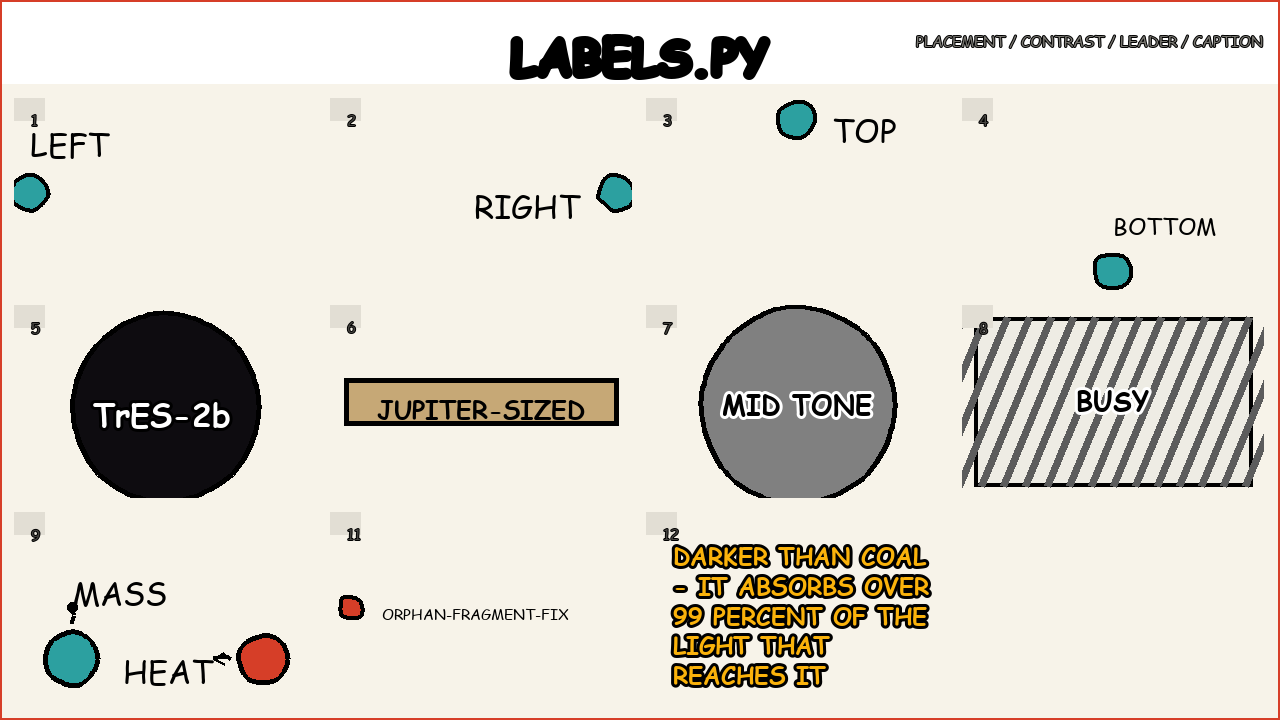

Source code (Python):
# work/study/labels_demo.py — exercise every case in work/lib/labels.py.
#
# Renders ONE 1280x720 sheet containing twelve numbered tiles, one per case.
#
# WHY EACH CASE IS ITS OWN IMAGE (this was the first version's bug):
#   place_label() and caption() only know ONE frame, so when several cases were
#   drawn onto a single sheet they all fought over the same 1280x720 boundary.
#   A case anchored at a "cell" corner but placed against the real frame drifted
#   into its neighbours, and the long caption anchored at (W-2, H-2) wrapped
#   upward across the whole sheet. The fix is to give every case its own small
#   PIL image. That tile IS then the frame the module clamps to, so no case can
#   overlap another by construction, and the 16 px margin / no-clip guarantees
#   are exercised on a real edge exactly as they are on the 1280x720 frame
#   (the module is frame-size agnostic — _verify() below sweeps the full frame).
#
#   python work/study/labels_demo.py
#
# Writes work/study/labels_demo.png.

import os
import sys

from PIL import Image, ImageDraw

HERE = os.path.dirname(os.path.abspath(__file__))
sys.path.insert(0, os.path.join(HERE, ".."))

from lib import ink  # noqa: E402
from lib import labels  # noqa: E402
from lib.type import ART_TOP, H, HEADER_STRIP_BOTTOM, W, draw_header, load_font  # noqa: E402

OUT = os.path.join(HERE, "labels_demo.png")

PAPER = (247, 243, 233)
INK = (0, 0, 0)
TEAL = (44, 160, 160)
RED = (214, 62, 40)
GREY = (128, 128, 128)
TAN = (198, 168, 118)
NEAR_BLACK = (14, 12, 16)
MUTED = (120, 118, 112)
BORDER = (216, 212, 202)
BADGE = (226, 222, 212)
BADGE_INK = (70, 68, 64)

# --- Grid: 4 cols x 3 rows inside the 636 px art area (under the title strip).
PAD = 14
GAP = 14
COLS, ROWS = 4, 3
TILE_W = (W - 2 * PAD - GAP * (COLS - 1)) // COLS
TILE_H = ((H - ART_TOP) - 2 * PAD - GAP * (ROWS - 1)) // ROWS

# Reserve this much of a tile's top-left corner for the number badge so no case
# ever draws under it (and auto_contrast never samples it).
BADGE_W, BADGE_H = 30, 22

REPORT = []


def tile_pos(col, row):
    return (PAD + col * (TILE_W + GAP),
            ART_TOP + PAD + row * (TILE_H + GAP))


def new_tile():
    """A fresh self-contained mini-frame. Everything in a case draws here, and
    the label functions clamp to THIS rectangle, so cases cannot collide."""
    img = Image.new("RGB", (TILE_W, TILE_H), PAPER)
    return img, ImageDraw.Draw(img)


def stamp(sheet, x, y, n):
    """Draw the case number on the SHEET, in the tile's reserved top-left
    corner, on an opaque badge. Drawn after the paste so no case content can
    cover it (the busy-stripe case would otherwise bury its own number)."""
    sd = ImageDraw.Draw(sheet)
    sd.rectangle([x, y, x + BADGE_W, y + BADGE_H], fill=BADGE)
    labels.note(sheet, str(n), (x + 11, y + 5), color=BADGE_INK)


def inkbox(font, text, stroke=0):
    _, _, _, bw, bh, _, _ = labels._layout(text, font, stroke)
    return bw, bh


def L(sz=None, bold=True):
    return load_font(sz if sz is not None else labels.LABEL_PX, bold=bold)


def emit(sheet, col, row, n, tile_img, title, note):
    x, y = tile_pos(col, row)
    sheet.paste(tile_img, (x, y))
    # Border and badge go on LAST, on the sheet, so the paste can never cover
    # them. Drawing the border before the re-paste erased it.
    sd = ImageDraw.Draw(sheet)
    sd.rectangle([x, y, x + TILE_W - 1, y + TILE_H - 1], outline=BORDER, width=2)
    stamp(sheet, x, y, n)
    REPORT.append((title, note))


# ==========================================================================
#  CASES 1-4  the four edges. The requested direction points OFF the tile, so
#  place_label abandons it and puts the label inboard instead of letting it
#  clip against the edge (G5).
# ==========================================================================
def case_left(sheet, col, row, n):
    img, d = new_tile()
    ax, ay = 16, TILE_H // 2
    ink.draw_disc(d, ax, ay, 18, fill=TEAL, outline=INK, width=4)
    pl = labels.place_label(img, "LEFT", (ax, ay), prefer="left", offset=26,
                            avoid_radius=20, fill=INK)
    emit(sheet, col, row, n, img, "1  left-edge anchor, prefer=left (off-frame)",
         "disc at the tile's left edge; 'LEFT' is placed inboard at %s, "
         "clamped=%s — never clipped" % (pl.box, pl.clamped))


def case_right(sheet, col, row, n):
    img, d = new_tile()
    ax, ay = TILE_W - 16, TILE_H // 2
    ink.draw_disc(d, ax, ay, 18, fill=TEAL, outline=INK, width=4)
    pl = labels.place_label(img, "RIGHT", (ax, ay), prefer="right", offset=26,
                            avoid_radius=20, fill=INK)
    emit(sheet, col, row, n, img, "2  right-edge anchor, prefer=right (off-frame)",
         "disc at the right edge; 'RIGHT' flips to a legal inboard spot at %s, "
         "clamped=%s" % (pl.box, pl.clamped))


def case_top(sheet, col, row, n):
    img, d = new_tile()
    ax, ay = TILE_W // 2, 20
    ink.draw_disc(d, ax, ay, 18, fill=TEAL, outline=INK, width=4)
    pl = labels.place_label(img, "TOP", (ax, ay), prefer="above", offset=26,
                            avoid_radius=20, fill=INK)
    emit(sheet, col, row, n, img, "3  top-edge anchor, prefer=above (off-frame)",
         "disc at the top edge; 'TOP' drops below it, box %s, inside the 16 px "
         "margin" % (pl.box,))


def case_bottom(sheet, col, row, n):
    img, d = new_tile()
    ax, ay = TILE_W // 2, TILE_H - 20
    ink.draw_disc(d, ax, ay, 18, fill=TEAL, outline=INK, width=4)
    pl = labels.place_label(img, "BOTTOM", (ax, ay), prefer="below", offset=26,
                            avoid_radius=20, size_px=labels.STAMP_PX + 8,
                            fill=INK)
    emit(sheet, col, row, n, img, "4  bottom-edge anchor, prefer=below (off-frame)",
         "disc at the bottom edge; 'BOTTOM' rises above it, box %s, clamped=%s"
         % (pl.box, pl.clamped))


# ==========================================================================
#  CASE 5  G4 dark-on-dark. A near-black disc with the planet name on it, the
#  exact beat_03 defect. auto_contrast must return LIGHT.
# ==========================================================================
def case_dark_on_dark(sheet, col, row, n):
    img, d = new_tile()
    text = "TrES-2b"
    font = L()
    bw, bh = inkbox(font, text, 3)
    dcx, dcy = TILE_W // 2, TILE_H // 2 + 6
    r = int(max(bw, bh) / 2 + 22)
    ink.draw_disc(d, dcx, dcy, r, fill=NEAR_BLACK, outline=INK, width=5)
    lx, ly = dcx - bw // 2, dcy - bh // 2
    ch = labels.auto_contrast(img, text, (lx, ly), font=font, stroke=3)
    if ch.mode == "outline":
        labels.outline_text(d, (lx, ly), text, font=font, fill=(0, 0, 0),
                            halo=(255, 255, 255), stroke=3)
    else:
        d.text((lx, ly), text, font=font, fill=tuple(ch), stroke_width=3,
               stroke_fill=INK)
    emit(sheet, col, row, n, img, "5  dark-on-dark disc (G4, tres2b beat_03)",
         "near-black disc, auto_contrast -> %s %s, ratio %.1f — the same "
         "label in ink would be invisible" % (ch.mode.upper(), tuple(ch), ch.ratio))


# ==========================================================================
#  CASE 6  G4 light-on-light. A tan beam with JUPITER-SIZED on it, the exact
#  wasp17b beat_06 defect. auto_contrast must return DARK.
# ==========================================================================
def case_light_on_light(sheet, col, row, n):
    img, d = new_tile()
    text = "JUPITER-SIZED"
    font = L(labels.STAMP_PX + 10, bold=True)
    bw, bh = inkbox(font, text, 0)
    beam_h = bh + 26
    by = TILE_H // 2 - beam_h // 2
    d.rectangle([14, by, TILE_W - 14, by + beam_h], fill=TAN, outline=INK, width=5)
    lx = (TILE_W - bw) // 2
    ch = labels.auto_contrast(img, text, (lx, by + 13), font=font, stroke=0)
    d.text((lx, by + 13), text, font=font, fill=tuple(ch), stroke_width=0)
    emit(sheet, col, row, n, img, "6  light-on-light beam (G4, wasp17b beat_06)",
         "tan beam, auto_contrast -> %s %s, ratio %.1f — white-on-tan is what "
         "shipped" % (ch.mode.upper(), tuple(ch), ch.ratio))


# ==========================================================================
#  CASE 7  G4 third option, MID TONE. Neither black nor white clears the bar
#  on a mid ground, so mode == "outline" and the caller gets a keyline.
# ==========================================================================
def case_mid_tone(sheet, col, row, n):
    img, d = new_tile()
    text = "MID TONE"
    font = L(labels.STAMP_PX + 12, bold=True)
    bw, bh = inkbox(font, text, 3)
    dcx, dcy = TILE_W // 2, TILE_H // 2 + 4
    r = int(max(bw, bh) / 2 + 20)
    ink.draw_disc(d, dcx, dcy, r, fill=GREY, outline=INK, width=5)
    lx, ly = dcx - bw // 2, dcy - bh // 2
    ch = labels.auto_contrast(img, text, (lx, ly), font=font, stroke=3)
    labels.outline_text(d, (lx, ly), text, font=font, fill=(0, 0, 0),
                        halo=(255, 255, 255), stroke=3)
    emit(sheet, col, row, n, img, "7  mid-tone ground (G4 third option)",
         "grey disc, auto_contrast -> %s (luma %.2f, ratio %.1f): neither flat "
         "fill is safe, so a white keyline is drawn" % (ch.mode.upper(), ch.luma, ch.ratio))


# ==========================================================================
#  CASE 8  G4 third option again, BUSY. Fires on the luma SPREAD, not the mean,
#  so it catches linework/shape edges a mean-only test would average away.
# ==========================================================================
def case_busy(sheet, col, row, n):
    img, d = new_tile()
    text = "BUSY"
    font = L(labels.STAMP_PX + 12, bold=True)
    bw, bh = inkbox(font, text, 3)
    bx0, by0 = 12, 12
    bx1, by1 = TILE_W - 12, TILE_H - 12
    d.rectangle([bx0, by0, bx1, by1], fill=(238, 236, 228), outline=INK, width=4)
    for i in range(-(by1 - by0), (bx1 - bx0) + 60, 22):   # hard stripes
        d.line([(bx0 + i, by1), (bx0 + i + 70, by0)], fill=(92, 92, 92), width=7)
    lx = bx0 + ((bx1 - bx0) - bw) // 2
    ly = by0 + ((by1 - by0) - bh) // 2
    ch = labels.auto_contrast(img, text, (lx, ly), font=font, stroke=3)
    labels.outline_text(d, (lx, ly), text, font=font, fill=(0, 0, 0),
                        halo=(255, 255, 255), stroke=3)
    emit(sheet, col, row, n, img, "8  busy two-tone ground (G4 third option)",
         "striped panel, auto_contrast -> %s (luma %.2f, std %.3f): the SPREAD "
         "says no flat fill is safe" % (ch.mode.upper(), ch.luma, ch.std))


# ==========================================================================
#  CASES 9-10  G5 leader lines. The label sits clear of the subject and a
#  hand-drawn line joins them (dot terminator and arrowhead).
# ==========================================================================
def case_leader(sheet, col, row, n):
    img, d = new_tile()
    # 9: dot terminator
    sx, sy, sr = 58, TILE_H - 46, 26
    ink.draw_disc(d, sx, sy, sr, fill=TEAL, outline=INK, width=5)
    pl = labels.place_label(img, "MASS", (sx, sy), prefer="above",
                            avoid_radius=sr + 6, fill=INK, leader=True,
                            leader_width=ink.DETAIL, dot=True)
    # 10: arrowhead
    ax, ay, ar = TILE_W - 52, TILE_H - 46, 24
    ink.draw_disc(d, ax, ay, ar, fill=RED, outline=INK, width=5)
    pl2 = labels.place_label(img, "HEAT", (ax, ay), prefer="right",
                             avoid_radius=ar + 6, fill=INK, leader=True,
                             leader_width=ink.DETAIL, dot=False, arrow=True)
    emit(sheet, col, row, n, img,
         "9  leader line (dot) + 10 arrowhead leader",
         "labels %s and %s sit clear of their discs and are joined by wobbled "
         "leader lines" % (pl.box, pl2.box))


# ==========================================================================
#  CASE 11  G5 orphan fragment: a long label anchored hard against the left
#  edge. place_label keeps it inside the 16 px margin (the wasp17b beat_06
#  clipped-fragment bug).
# ==========================================================================
def case_orphan(sheet, col, row, n):
    img, d = new_tile()
    ax, ay = 8, TILE_H // 2
    ink.draw_disc(d, ax + 12, ay, 12, fill=RED, outline=INK, width=4)
    pl = labels.place_label(img, "ORPHAN-FRAGMENT-FIX", (ax + 12, ay),
                            prefer="right", offset=24, avoid_radius=16,
                            size_px=labels.STAMP_PX, fill=INK)
    emit(sheet, col, row, n, img, "11 long label anchored on the frame edge (G5)",
         "box %s — fully inside the %d px margin, clear of the disc, no clipped "
         "orphan" % (pl.box, labels.MARGIN))


# ==========================================================================
#  CASE 12  caption(). A long caption anchored at the tile's bottom-right
#  corner: it wraps and clamps instead of running off the edge.
# ==========================================================================
def case_caption(sheet, col, row, n):
    img, d = new_tile()
    cap = ("DARKER THAN COAL - IT ABSORBS OVER 99 PERCENT OF THE LIGHT THAT "
           "REACHES IT")
    box = labels.caption(img, cap, xy=(TILE_W - 2, TILE_H - 2),
                         anchor="bottom-right", color=labels.CAPTION_COLOR,
                         ink=INK, stroke=3, size_px=labels.STAMP_PX + 9,
                         max_width=TILE_W - 2 * labels.MARGIN)
    emit(sheet, col, row, n, img, "12 long caption anchored at the frame corner",
         "box %s — wrapped to the tile width and clamped to the %d px margin, "
         "stroke included" % (box, labels.MARGIN))


# ==========================================================================
#  Verify the two hard guarantees over a sweep at the real 1280x720 frame.
# ==========================================================================
def _verify():
    probe = Image.new("RGB", (W, H), PAPER)
    texts = ["TrES-2b", "JUPITER-SIZED", "MASS", "NOW", "THEN",
             "DARKER THAN COAL", "ORPHAN-FRAGMENT-FIX", "X", "200 MPH"]
    prefers = ["right", "left", "above", "below", "above-right",
               "above-left", "below-right", "below-left"]
    anchors = [(gx, gy)
               for gx in (0, 4, 20, 80, 200, 640, 1200, 1258, 1276, 1279)
               for gy in (0, 2, 30, 120, 400, 700, 718, 719)]
    bad_frame = bad_avoid = n = 0
    for (ax, ay) in anchors:
        for t in texts:
            for pr in prefers:
                n += 1
                pl = labels.place_label(probe, t, (ax, ay), prefer=pr,
                                        offset=30, avoid_radius=40, gap=10,
                                        contrast=False)
                b = pl.box
                if (b[0] < labels.MARGIN or b[1] < labels.MARGIN or
                        b[2] > W - labels.MARGIN or b[3] > H - labels.MARGIN):
                    bad_frame += 1
                if not pl.avoided:
                    bad_avoid += 1
    return n, bad_frame, bad_avoid


def main():
    sheet = Image.new("RGB", (W, H), PAPER)
    sd = ImageDraw.Draw(sheet)
    sd.rectangle([0, 0, W, HEADER_STRIP_BOTTOM - 1], fill=(255, 255, 255))
    draw_header(sd, "LABELS.PY", ink_rgb=INK)
    labels.note(sheet, "PLACEMENT / CONTRAST / LEADER / CAPTION", (W - PAD - 2, 34),
                color=MUTED)

    # Grid order left-to-right, top-to-bottom = ascending case number:
    #   row 0: 1 left  2 right  3 top  4 bottom
    #   row 1: 5 dark  6 light  7 mid-tone  8 busy
    #   row 2: 9+10 leader  11 orphan  12 caption
    case_left(sheet, 0, 0, 1)
    case_right(sheet, 1, 0, 2)
    case_top(sheet, 2, 0, 3)
    case_bottom(sheet, 3, 0, 4)
    case_dark_on_dark(sheet, 0, 1, 5)
    case_light_on_light(sheet, 1, 1, 6)
    case_mid_tone(sheet, 2, 1, 7)
    case_busy(sheet, 3, 1, 8)
    case_leader(sheet, 0, 2, 9)          # cases 9 and 10 share one tile
    case_orphan(sheet, 1, 2, 11)
    case_caption(sheet, 2, 2, 12)

    sd.rectangle([0, 0, W - 1, H - 1], outline=(214, 62, 40), width=2)
    sheet.save(OUT)

    n, bad_frame, bad_avoid = _verify()

    print("wrote %s" % OUT)
    print("")
    print("VERIFY  %d placements swept at %dx%d (9 texts x 8 directions x %d "
          "anchors, incl. all four frame edges)"
          % (n, W, H, n // (9 * 8)))
    print("VERIFY  %d outside the 16 px frame margin, %d overlapping the subject"
          % (bad_frame, bad_avoid))
    print("VERIFY  %s" % ("PASS - every box is inside the frame with >= 16 px "
                          "margin and clear of its subject"
                          if not (bad_frame or bad_avoid) else
                          "*** FAILED - a hard guarantee is broken ***"))
    print("")
    print("WHAT EACH CASE DEMONSTRATES")
    for title, note in REPORT:
        print("  %s" % title)
        print("      %s" % note)
    return OUT


if __name__ == "__main__":
    main()
